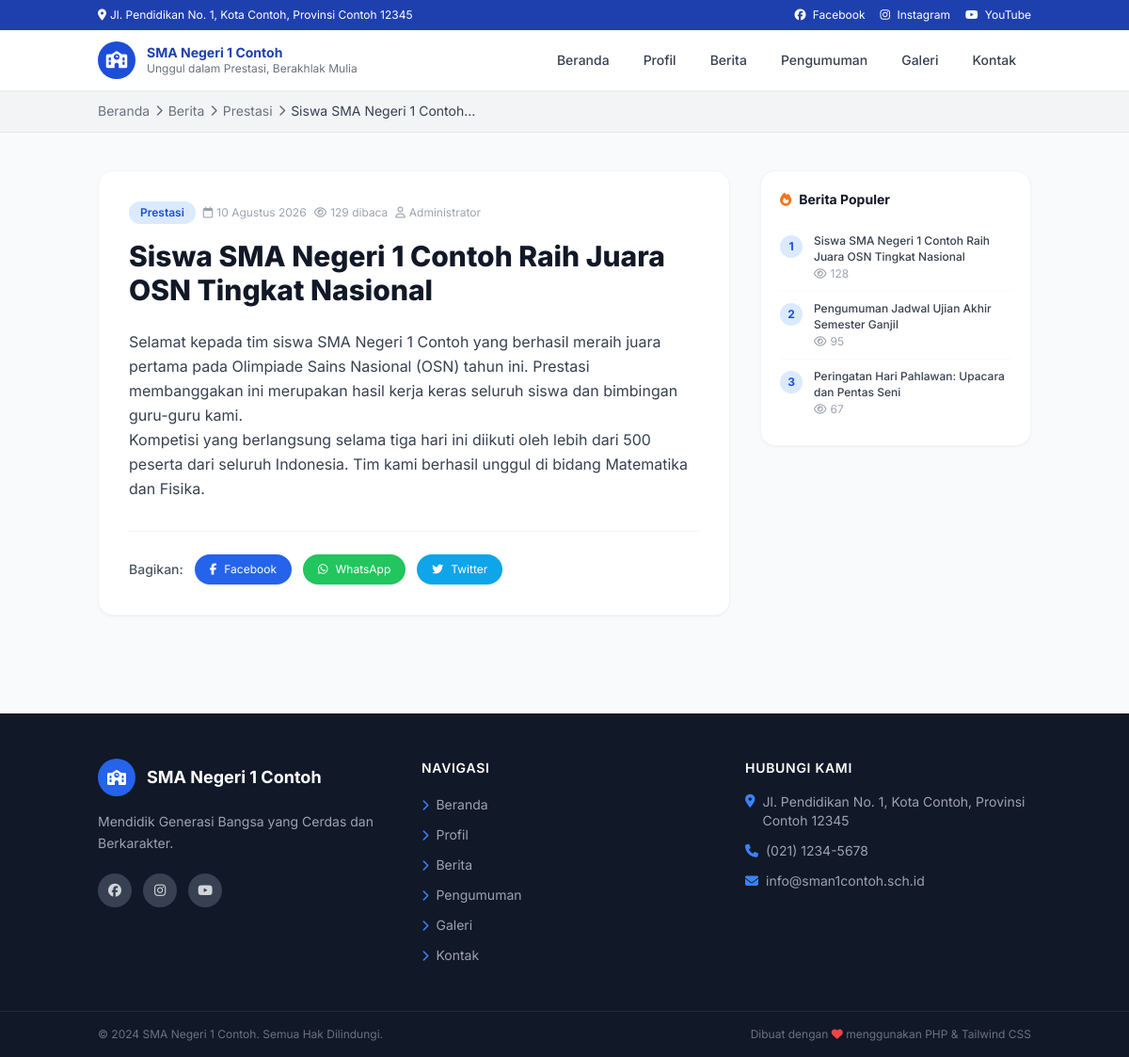
/detail-berita.php?slug=siswa-raih-juara-osn-nasional, run on the app's committed database.
### tables this page shows
CREATE TABLE IF NOT EXISTS `berita` (
  `id`          INT(11)      NOT NULL AUTO_INCREMENT,
  `user_id`     INT(11)      DEFAULT NULL,
  `kategori_id` INT(11)      DEFAULT NULL,
  `judul`       VARCHAR(255) NOT NULL,
  `slug`        VARCHAR(270) NOT NULL UNIQUE,
  `isi_berita`  LONGTEXT     NOT NULL,
  `gambar`      VARCHAR(255) DEFAULT NULL,
  `status`      ENUM('published','draft') NOT NULL DEFAULT 'draft',
  `views`       INT(11)      NOT NULL DEFAULT 0,
  `created_at`  DATETIME     NOT NULL DEFAULT CURRENT_TIMESTAMP,
  PRIMARY KEY (`id`),
  KEY `idx_status`      (`status`),
  KEY `idx_created_at`  (`created_at`),
  KEY `idx_kategori_id` (`kategori_id`),
  KEY `idx_user_id`     (`user_id`),
  CONSTRAINT `fk_berita_kategori` FOREIGN KEY (`kategori_id`) REFERENCES `kategori`(`id`) ON DELETE SET NULL,
  CONSTRAINT `fk_berita_user`     FOREIGN KEY (`user_id`)     REFERENCES `users`(`id`)    ON DELETE SET NULL
);

CREATE TABLE IF NOT EXISTS `kategori` (
  `id`            INT(11)      NOT NULL AUTO_INCREMENT,
  `nama_kategori` VARCHAR(100) NOT NULL,
  `slug`          VARCHAR(120) NOT NULL UNIQUE,
  PRIMARY KEY (`id`)
);

CREATE TABLE IF NOT EXISTS `users` (
  `id`           INT(11)      NOT NULL AUTO_INCREMENT,
  `nama_lengkap` VARCHAR(150) NOT NULL,
  `username`     VARCHAR(80)  NOT NULL UNIQUE,
  `email`        VARCHAR(150) NOT NULL UNIQUE,
  `password`     VARCHAR(255) NOT NULL COMMENT 'bcrypt hash',
  `role`         ENUM('admin','editor') NOT NULL DEFAULT 'editor',
  `foto`         VARCHAR(255) DEFAULT NULL,
  PRIMARY KEY (`id`)
);

CREATE TABLE IF NOT EXISTS `profil_sekolah` (
  `id`               INT(11)      NOT NULL AUTO_INCREMENT,
  `nama_sekolah`     VARCHAR(200) NOT NULL DEFAULT '',
  `npsn`             VARCHAR(20)  DEFAULT NULL,
  `sambutan_kepsek`  LONGTEXT     DEFAULT NULL,
  `foto_kepsek`      VARCHAR(255) DEFAULT NULL,
  `sejarah`          LONGTEXT     DEFAULT NULL,
  `visi`             TEXT         DEFAULT NULL,
  `misi`             TEXT         DEFAULT NULL,
  `alamat`           TEXT         DEFAULT NULL,
  `telepon`          VARCHAR(30)  DEFAULT NULL,
  `email`            VARCHAR(150) DEFAULT NULL,
  `map_embed`        TEXT         DEFAULT NULL,
  PRIMARY KEY (`id`)
);

### config/helpers.php (called while the page is built, shortened)
<?php
function getSiteConfig(): array {
    static $config = null;
    if ($config === null) {
        $file = __DIR__ . '/site_config.json';
        $config = json_decode(file_get_contents($file), true) ?? [];
    }
    return $config;
}
function formatTanggal(string $date): string {
    $bulan = ['', 'Januari','Februari','Maret','April','Mei','Juni',
              'Juli','Agustus','September','Oktober','November','Desember'];
    $ts = strtotime($date);
    return date('d', $ts) . ' ' . $bulan[(int)date('m', $ts)] . ' ' . date('Y', $ts);
}

### detail-berita.php (the view, shortened to what this page needs)
<?php
require_once __DIR__ . '/config/helpers.php';
$pdo  = getDB();
$slug = trim($_GET['slug'] ?? '');
$stmt = $pdo->prepare("
    SELECT b.*, k.nama_kategori, k.slug AS kategori_slug, u.nama_lengkap
    FROM berita b
    LEFT JOIN kategori k ON b.kategori_id = k.id
    LEFT JOIN users u ON b.user_id = u.id
    WHERE b.slug = ? AND b.status = 'published'
    LIMIT 1
");
$stmt->execute([$slug]);
$berita = $stmt->fetch();
$viewKey = 'viewed_berita_' . $berita['id'];
if (empty($_SESSION[$viewKey])) {
    $pdo->prepare("UPDATE berita SET views = views + 1 WHERE id = ?")->execute([$berita['id']]);
    $berita['views']++;
}
include __DIR__ . '/includes/header.php';
?>
<div class="bg-gray-100 border-b border-gray-200 py-3">
    <div class="container mx-auto px-4 text-sm text-gray-500 flex flex-wrap items-center gap-1.5">
        <a href="/cms-sekolah/index.php" class="hover:text-primary-700">Beranda</a>
        <i class="fas fa-chevron-right text-xs"></i>
        <a href="/cms-sekolah/berita.php" class="hover:text-primary-700">Berita</a>
        <?php if (!empty($berita['nama_kategori'])): ?>
        <i class="fas fa-chevron-right text-xs"></i>
        <a href="/cms-sekolah/berita.php?kategori=<?= urlencode($berita['kategori_id']) ?>" class="hover:text-primary-700">
            <?= htmlspecialchars($berita['nama_kategori']) ?>
        </a>
        <?php endif; ?>
        <i class="fas fa-chevron-right text-xs"></i>
        <span class="text-gray-700 line-clamp-1 max-w-[200px]"><?= htmlspecialchars($berita['judul']) ?></span>
    </div>
</div>
<div class="container mx-auto px-4 py-10">
    <div class="flex flex-col lg:flex-row gap-8">
        <article class="flex-1 min-w-0">
            <div class="bg-white rounded-2xl shadow-sm border border-gray-100 overflow-hidden">
                <div class="p-6 md:p-8">
                    <div class="flex flex-wrap items-center gap-2 mb-4">
                        <?php if (!empty($berita['nama_kategori'])): ?>
                        <a href="/cms-sekolah/berita.php?kategori=<?= urlencode($berita['kategori_id']) ?>"
                           class="bg-primary-100 text-primary-700 text-xs font-semibold px-3 py-1 rounded-full hover:bg-primary-200 transition-colors">
                            <?= htmlspecialchars($berita['nama_kategori']) ?>
                        </a>
                        <?php endif; ?>
                        <span class="text-xs text-gray-400"><i class="far fa-calendar mr-1"></i><?= formatTanggal($berita['created_at']) ?></span>
                        <span class="text-xs text-gray-400"><i class="far fa-eye mr-1"></i><?= number_format($berita['views']) ?> dibaca</span>
                        <?php if (!empty($berita['nama_lengkap'])): ?>
                        <span class="text-xs text-gray-400"><i class="far fa-user mr-1"></i><?= htmlspecialchars($berita['nama_lengkap']) ?></span>
                        <?php endif; ?>
                    </div>
                    <h1 class="text-2xl md:text-3xl font-extrabold text-gray-900 leading-tight mb-6">
                        <?= htmlspecialchars($berita['judul']) ?>
                    </h1>
                    <div class="prose prose-sm md:prose max-w-none text-gray-700 leading-relaxed
                                prose-headings:font-bold prose-headings:text-gray-900
                                prose-a:text-primary-600 prose-a:no-underline hover:prose-a:underline
                                prose-img:rounded-xl prose-img:shadow-md">
                        <?= $berita['isi_berita'] ?>
                    </div>
                    <div class="mt-8 pt-6 border-t border-gray-100 flex flex-wrap items-center gap-3">
                        <span class="text-sm font-medium text-gray-600">Bagikan:</span>
                        <?php $shareUrl = urlencode("http://{$_SERVER['HTTP_HOST']}/cms-sekolah/detail-berita.php?slug={$berita['slug']}"); ?>
                        <a href="https://www.facebook.com/sharer/sharer.php?u=<?= $shareUrl ?>" target="_blank" rel="noopener"
                           class="flex items-center gap-2 bg-blue-600 text-white text-xs px-4 py-2 rounded-full hover:bg-blue-700 transition-colors">
                            <i class="fab fa-facebook-f"></i> Facebook
                        </a>
                        <a href="https://api.whatsapp.com/send?text=<?= urlencode($berita['judul']) . '%20' . $shareUrl ?>" target="_blank" rel="noopener"
                           class="flex items-center gap-2 bg-green-500 text-white text-xs px-4 py-2 rounded-full hover:bg-green-600 transition-colors">
                            <i class="fab fa-whatsapp"></i> WhatsApp
                        </a>
                        <a href="https://twitter.com/intent/tweet?text=<?= urlencode($berita['judul']) ?>&url=<?= $shareUrl ?>" target="_blank" rel="noopener"
                           class="flex items-center gap-2 bg-sky-500 text-white text-xs px-4 py-2 rounded-full hover:bg-sky-600 transition-colors">
                            <i class="fab fa-twitter"></i> Twitter
                        </a>
                    </div>
                </div>
            </div>
        </article>
        <aside class="w-full lg:w-72 flex-shrink-0 space-y-6">
            <div class="bg-white rounded-2xl shadow-sm border border-gray-100 p-5">
                <h3 class="font-bold text-gray-900 mb-4 flex items-center gap-2 text-sm">
                    <i class="fas fa-fire text-orange-500"></i> Berita Populer
                </h3>
                <?php
                $popular = $pdo->prepare("SELECT id, judul, slug, gambar, views, created_at FROM berita WHERE status='published' ORDER BY views DESC LIMIT 5");
                $popular->execute();
                foreach ($popular->fetchAll() as $idx => $pop):
                ?>
                <a href="/cms-sekolah/detail-berita.php?slug=<?= urlencode($pop['slug']) ?>"
                   class="flex gap-3 items-start py-2.5 border-b border-gray-50 last:border-0 group hover:bg-gray-50 -mx-1 px-1 rounded-lg transition-colors">
                    <span class="w-6 h-6 bg-primary-100 text-primary-700 rounded-full text-xs font-bold flex items-center justify-center flex-shrink-0 mt-0.5">
                        <?= $idx + 1 ?>
                    </span>
                    <div class="min-w-0">
                        <p class="text-xs font-medium text-gray-700 group-hover:text-primary-700 line-clamp-2 leading-snug">
                            <?= htmlspecialchars($pop['judul']) ?>
                        </p>
                        <p class="text-xs text-gray-400 mt-0.5"><i class="far fa-eye mr-1"></i><?= number_format($pop['views']) ?></p>
                    </div>
                </a>
                <?php endforeach; ?>
            </div>
        </aside>
    </div>
</div>
<?php include __DIR__ . '/includes/footer.php'; ?>

### includes/footer.php (shortened to what this page needs)
<?php
require_once __DIR__ . '/../config/helpers.php';
$config = getSiteConfig();
?>
</main>
<footer class="bg-gray-900 text-gray-300 mt-16">
    <div class="container mx-auto px-4 py-12">
        <div class="grid grid-cols-1 md:grid-cols-3 gap-10">
            <div>
                <div class="flex items-center gap-3 mb-4">
                    <div class="w-10 h-10 bg-primary-600 rounded-full flex items-center justify-center flex-shrink-0">
                        <i class="fas fa-school text-white"></i>
                    </div>
                    <span class="font-bold text-white text-lg"><?= htmlspecialchars($config['site_name']) ?></span>
                </div>
                <p class="text-sm leading-relaxed text-gray-400"><?= htmlspecialchars($config['footer']['tagline']) ?></p>
                <div class="flex gap-3 mt-5">
                    <?php foreach ($config['social_media'] as $s): ?>
                    <a href="<?= htmlspecialchars($s['url']) ?>" target="_blank" rel="noopener"
                       class="w-9 h-9 rounded-full bg-gray-700 hover:bg-primary-600 flex items-center justify-center transition-colors">
                        <i class="fab fa-<?= htmlspecialchars($s['icon']) ?> text-sm"></i>
                    </a>
                    <?php endforeach; ?>
                </div>
            </div>
            <div>
                <h4 class="text-white font-semibold mb-4 text-sm uppercase tracking-wider">Navigasi</h4>
                <ul class="space-y-2">
                    <?php foreach ($config['nav_menu'] as $item): ?>
                    <li>
                        <a href="/cms-sekolah/<?= htmlspecialchars($item['url']) ?>"
                           class="text-sm text-gray-400 hover:text-white hover:translate-x-1 inline-block transition-all">
                            <i class="fas fa-chevron-right text-xs mr-1 text-primary-500"></i>
                            <?= htmlspecialchars($item['label']) ?>
                        </a>
                    </li>
                    <?php endforeach; ?>
                </ul>
            </div>
            <div>
                <h4 class="text-white font-semibold mb-4 text-sm uppercase tracking-wider">Hubungi Kami</h4>
                <?php
                try {
                    $pdo    = getDB();
                    $profil = $pdo->query("SELECT alamat, telepon, email FROM profil_sekolah LIMIT 1")->fetch();
                } catch (Exception $e) { $profil = null; }
                ?>
                <ul class="space-y-3 text-sm text-gray-400">
                    <li class="flex items-start gap-2">
                        <i class="fas fa-map-marker-alt text-primary-500 mt-0.5 flex-shrink-0"></i>
                        <span><?= htmlspecialchars($profil['alamat'] ?? $config['footer']['address']) ?></span>
                    </li>
                    <?php if (!empty($profil['telepon'])): ?>
                    <li class="flex items-center gap-2">
                        <i class="fas fa-phone text-primary-500 flex-shrink-0"></i>
                        <span><?= htmlspecialchars($profil['telepon']) ?></span>
                    </li>
                    <?php endif; ?>
                    <?php if (!empty($profil['email'])): ?>
                    <li class="flex items-center gap-2">
                        <i class="fas fa-envelope text-primary-500 flex-shrink-0"></i>
                        <span><?= htmlspecialchars($profil['email']) ?></span>
                    </li>
                    <?php endif; ?>
                </ul>
            </div>
        </div>
    </div>
    <div class="border-t border-gray-800">
        <div class="container mx-auto px-4 py-4 flex flex-col md:flex-row justify-between items-center gap-2 text-xs text-gray-500">
            <span><?= htmlspecialchars($config['footer']['copyright']) ?></span>
            <span>Dibuat dengan <i class="fas fa-heart text-red-500"></i> menggunakan PHP & Tailwind CSS</span>
        </div>
    </div>
</footer>
</body>
</html>

### includes/header.php (style rules this page uses)
body { font-family: 'Inter', sans-serif; }

### data on the page
berita: kategori.nama_kategori "Prestasi", judul "Siswa SMA Negeri 1…", created_at "10 Agustus 2026", user.nama_lengkap "Administrator", judul "Siswa SMA Negeri 1 Contoh Raih Juara OSN Tingkat Nasional", isi_berita "Selamat kepada tim siswa SMA Negeri 1 Contoh yang berhasil meraih juara pertama pada Olimpiade Sains Nasional (OSN) tahun ini. Prestasi membanggakan ini merupakan hasil kerja keras seluruh siswa dan bimbingan guru-guru kami. Kompetisi yang berlangsung selama tiga hari ini diikuti oleh lebih dari 500 peserta dari seluruh Indonesia. Tim kami berhasil unggul di bidang Matematika dan Fisika.", views "128"
berita: judul "Pengumuman Jadwal Ujian Akhir Semester Ganjil", views "95"
berita: judul "Peringatan Hari Pahlawan: Upacara dan Pentas Seni", views "67"
profil_sekolah: alamat "Jl. Pendidikan No. 1, Kota Contoh, Provinsi Contoh 12345", telepon "(021) 1234-5678", email "info@sman1contoh.sch.id"

### other printed values
$config['footer']['address'] "Jl. Pendidikan No. 1, Kota Contoh, Provinsi Contoh 12345"
$s['platform'] "Facebook"
$s['platform'] "Instagram"
$s['platform'] "YouTube"
$config['site_name'] "SMA Negeri 1 Contoh"
$config['site_tagline'] "Unggul dalam Prestasi, Berakhlak Mulia"
$item['label'] "Beranda"
$item['label'] "Profil"
$item['label'] "Berita"
$item['label'] "Pengumuman"
$item['label'] "Galeri"
$item['label'] "Kontak"
$berita['views'] "129"
$config['footer']['tagline'] "Mendidik Generasi Bangsa yang Cerdas dan Berkarakter."
$config['footer']['copyright'] "© 2024 SMA Negeri 1 Contoh. Semua Hak Dilindungi."
